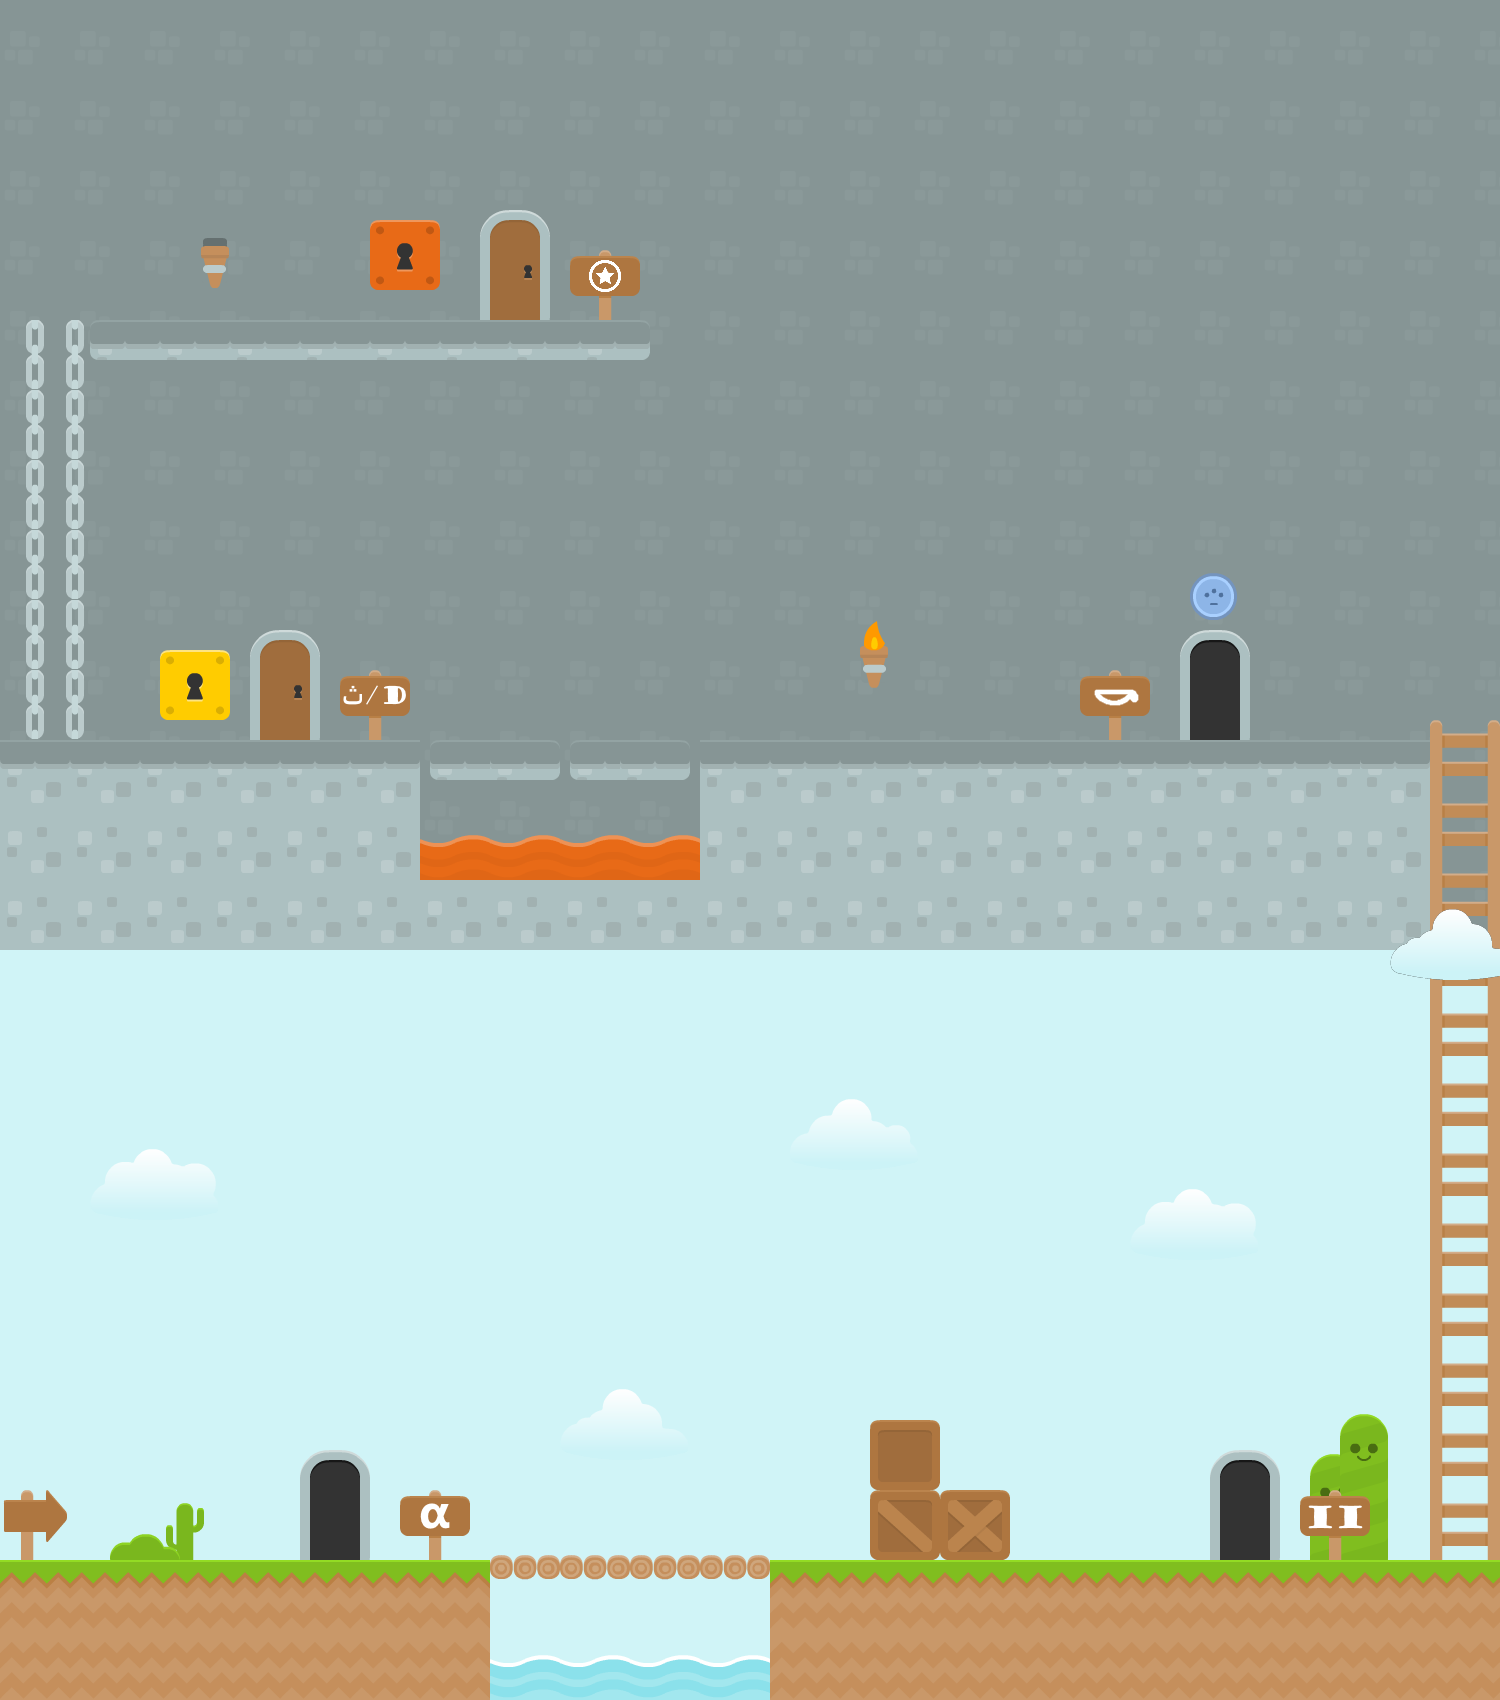

This is a level from a 2D game, rendered from its Tiled map with the project's own tilesets. A one-line summary and the map file follow, with tile-layer data summarised:
An orthogonal 150x170 tile map with 10x10 px tiles, 7 tile layers (backgrounds, stairs, far, doors, ...), 7 tilesets.

<map version="1.0" orientation="orthogonal" renderorder="right-down" width="150" height="170" tilewidth="10" tileheight="10">
 <tileset firstgid="1" name="env1" tilewidth="70" tileheight="70">
  <image source="env1.png" width="630" height="490" />
 </tileset>
 <tileset firstgid="64" name="clouds1" tilewidth="128" tileheight="71">
  <image source="clouds1.png" width="129" height="213" />
 </tileset>
 <tileset firstgid="67" name="short_thingy1" tilewidth="48" tileheight="106">
  <image source="short_thingy1.png" width="96" height="106" />
 </tileset>
 <tileset firstgid="69" name="tall_thingy1" tilewidth="48" tileheight="146">
  <image source="tall_thingy1.png" width="96" height="146" />
 </tileset>
 <tileset firstgid="71" name="progress1" tilewidth="47" tileheight="47">
  <image source="progress1.png" width="94" height="47" />
 </tileset>
 <tileset firstgid="73" name="bckg1" tilewidth="10" tileheight="10">
  <image source="bckg1.png" width="140" height="70" />
 </tileset>
 <tileset firstgid="171" name="brick1" tilewidth="10" tileheight="10">
  <image source="brick1.png" width="70" height="70" />
 </tileset>
 <layer name="backgrounds" width="150" height="170">
  <data>[25500 cells, 25500 non-empty, 98 distinct tile ids]</data>
 </layer>
 <layer name="stairs" width="150" height="170">
  <data>[25500 cells, 24 non-empty, 3 distinct tile ids]</data>
 </layer>
 <layer name="far" width="150" height="170">
  <data>[25500 cells, 9 non-empty, 8 distinct tile ids]</data>
 </layer>
 <layer name="doors" width="150" height="170">
  <data>[25500 cells, 21 non-empty, 13 distinct tile ids]</data>
 </layer>
 <layer name="locks" width="150" height="170">
  <data>[25500 cells, 0 non-empty, 0 distinct tile ids]</data>
 </layer>
 <objectgroup name="player" />
 <layer name="floor" width="150" height="170">
  <data>[25500 cells, 1095 non-empty, 59 distinct tile ids]</data>
 </layer>
 <layer name="top" width="150" height="170">
  <data>[25500 cells, 5 non-empty, 5 distinct tile ids]</data>
 </layer>
 <objectgroup name="controls" />
</map>
